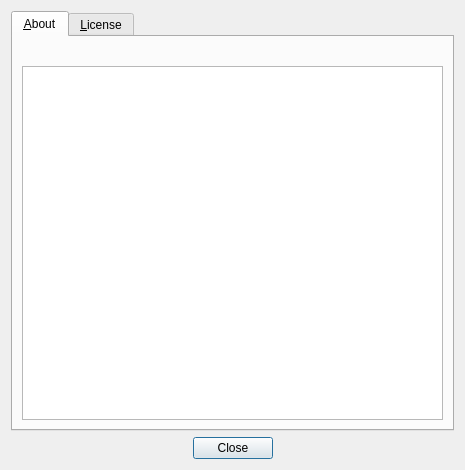
<?xml version="1.0" encoding="UTF-8"?>
<ui version="4.0">
 <class>AboutDialog</class>
 <widget class="QDialog" name="AboutDialog">
  <property name="geometry">
   <rect>
    <x>0</x>
    <y>0</y>
    <width>465</width>
    <height>470</height>
   </rect>
  </property>
  <property name="windowTitle">
   <string>About QGitc</string>
  </property>
  <layout class="QVBoxLayout" name="verticalLayout">
   <item>
    <widget class="QTabWidget" name="tabWidget">
     <property name="currentIndex">
      <number>0</number>
     </property>
     <widget class="QWidget" name="tabAbout">
      <attribute name="title">
       <string>&amp;About</string>
      </attribute>
      <layout class="QVBoxLayout" name="verticalLayout_3">
       <item>
        <widget class="QLabel" name="appIcon">
         <property name="text">
          <string/>
         </property>
         <property name="alignment">
          <set>Qt::AlignCenter</set>
         </property>
        </widget>
       </item>
       <item>
        <widget class="QTextBrowser" name="tbAbout"/>
       </item>
      </layout>
     </widget>
     <widget class="QWidget" name="tabLicense">
      <attribute name="title">
       <string>&amp;License</string>
      </attribute>
      <layout class="QVBoxLayout" name="verticalLayout_2">
       <item>
        <widget class="QTextBrowser" name="tbLicense"/>
       </item>
      </layout>
     </widget>
    </widget>
   </item>
   <item>
    <widget class="QDialogButtonBox" name="buttonBox">
     <property name="orientation">
      <enum>Qt::Horizontal</enum>
     </property>
     <property name="standardButtons">
      <set>QDialogButtonBox::Close</set>
     </property>
     <property name="centerButtons">
      <bool>true</bool>
     </property>
    </widget>
   </item>
  </layout>
 </widget>
 <resources/>
 <connections>
  <connection>
   <sender>buttonBox</sender>
   <signal>accepted()</signal>
   <receiver>AboutDialog</receiver>
   <slot>accept()</slot>
   <hints>
    <hint type="sourcelabel">
     <x>248</x>
     <y>254</y>
    </hint>
    <hint type="destinationlabel">
     <x>157</x>
     <y>274</y>
    </hint>
   </hints>
  </connection>
  <connection>
   <sender>buttonBox</sender>
   <signal>rejected()</signal>
   <receiver>AboutDialog</receiver>
   <slot>reject()</slot>
   <hints>
    <hint type="sourcelabel">
     <x>316</x>
     <y>260</y>
    </hint>
    <hint type="destinationlabel">
     <x>286</x>
     <y>274</y>
    </hint>
   </hints>
  </connection>
 </connections>
</ui>
